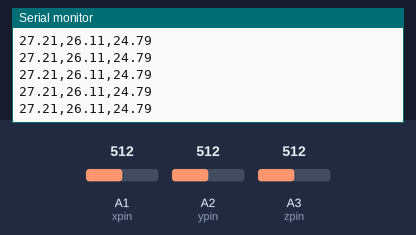
Simulated run of this sketch. Board: Arduino Uno, built with avr-gcc and run on an emulated ATmega328P. Shown: the last lines printed to the serial monitor. The inputs (shaded band) are chosen by the test bench; at power-on: A1 (xpin) = 512, A2 (ypin) = 512, A3 (zpin) = 512.

Above: at 1.2 s.
1.3 s: A1 (xpin) set to 716
At 1.36 s:
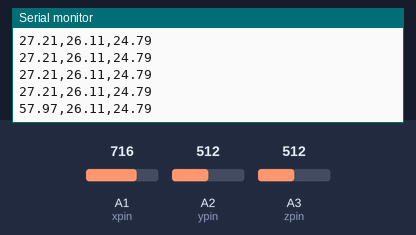
4.3 s: A2 (ypin) set to 716
At 4.3 s:
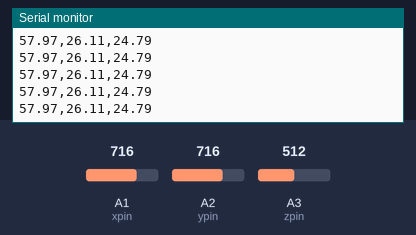
5.8 s: A3 (zpin) set to 716
At 5.8 s:
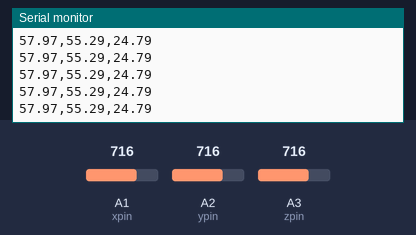
7.3 s: A1 (xpin) set to 900
At 7.3 s:
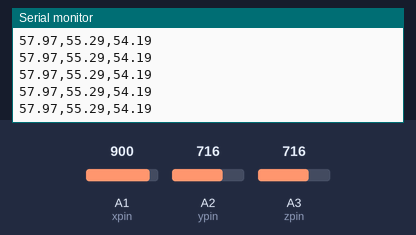
8.8 s: A2 (ypin) set to 900
At 8.8 s:
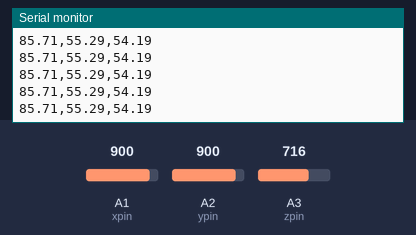
10.3 s: A3 (zpin) set to 900
At 10.3 s:
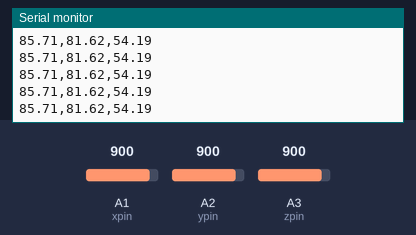
Timing chart, 0 to 12.8 s (numbered marks = the images above; inputs shaded):
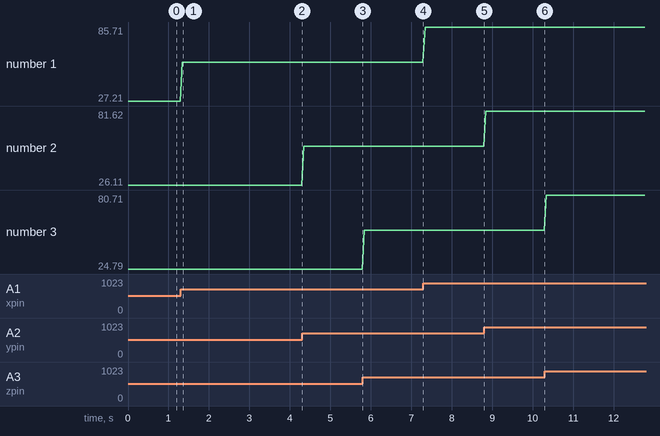

Measured:
- after the input at 1.3 s, the serial monitor: prints a new line at once (image 1)
- plotted number 1: 27.21 → 57.97 after the input at 1.3 s, 57.97 → 85.71 after the input at 7.3 s
- plotted number 2: 26.11 → 55.29 after the input at 4.3 s, 55.29 → 81.62 after the input at 8.8 s
- plotted number 3: 24.79 → 54.19 after the input at 5.8 s, 54.19 → 80.71 after the input at 10.3 s

The sketch:

accel.ino
```cpp
const int xpin = 1;
const int ypin = 2;
const int zpin = 3;

void setup(){
  Serial.begin(9600);
}

void loop(){
  int x = analogRead(xpin);
  int y = analogRead(ypin);
  int z = analogRead(zpin);

  float zero_G = 512.0;

  float scale = 102.4;

  Serial.print(((float)x - 331.5)/65*9.8);
  Serial.print(",");
  Serial.print(((float)y - 329.5)/68.5*9.8);
  Serial.print(",");
  Serial.println(((float)z - 340)/68*9.8);
  delay(50);
}
```
